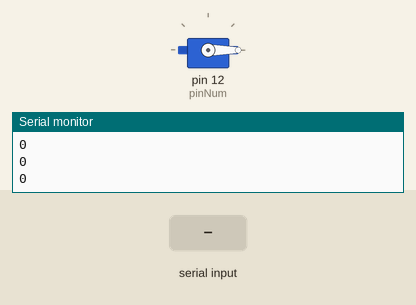
The sketch below on a simulated Arduino Uno, built with avr-gcc and run on an emulated ATmega328P. On the bench: servo, the last lines printed to the serial monitor. The test bench sets the inputs (shaded band).

Above: at 1.2 s.
1.3 s: "90,45\n" received over Serial
At 1.78 s:
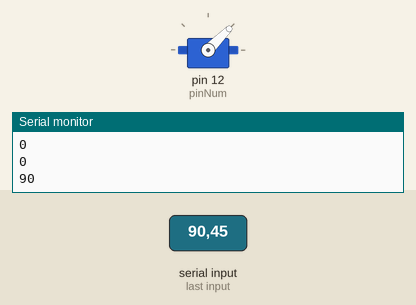
At 2.7 s:
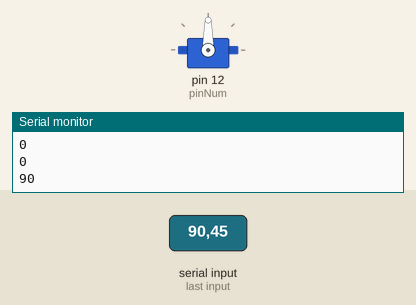
4.3 s: "90\n" received over Serial
At 6.95 s:
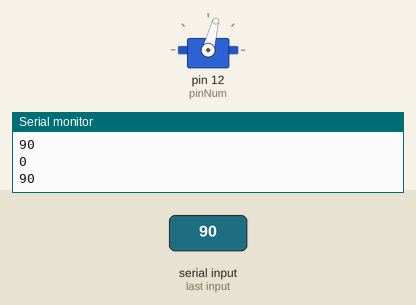
Timing chart, 0 to 13.3 s (numbered marks = the images above; inputs shaded):
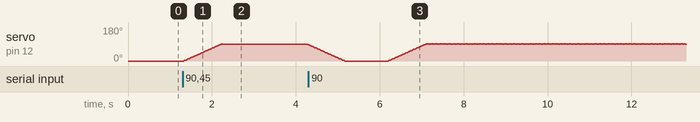

Measured:
- after the input at 1.3 s, servo on pin 12 (pinNum): rises from 0° to 91° in 0.91 s, then falls to 87° in 2.0 s

The sketch:

sketchServoControl.ino
```cpp
/*
 * This sketch sets up the servo and Serial Connections and updates
 * the servo based on the input of the Serial Connection
 */
#include <Servo.h> //include teh Servo header for easier servo control

Servo myservo;//creates the servo object

int pos = 0;//used for changing the angle of the motor
int currentPos = 0; //used to keep track of where the motor is currently
int usrInt = 0;//used to keep track of the number the user inputted
const int servoLimit = 180;
const int pinNum = 12;
const int baudrateNum = 9600;
const int msDelay = 10;

void setup() { //this runs only once when it starts
  Serial.begin(baudrateNum);//start the serial connection at baudrateNum baudrate
  myservo.attach(pinNum);//attach the servo to the pin pinNum
  myservo.write(0); //Resets the servo to 0 degrees

}

void loop() { //loops forever (with power after setup)
  // put your main code here, to run repeatedly:
  if (Serial.available() > 0)//if there is a new command in the Serial
  {
    usrInt = Serial.parseInt();//take the information given as an int and set userInt equal to it
    Serial.parseInt(); //take it again to clear the Serial but do nothing with it
    delay(10); //wait 10 ms
  }


  if(usrInt >servoLimit)//if over servoLimit mod the input by servoLimit to make it in range
  {
    usrInt = usrInt%servoLimit;
  }
  else if(usrInt < 0)//else if under servoLimit mod the absolute value of the input by servoLimit to get it in range
  {
    usrInt = abs(usrInt)%servoLimit;
  }
  Serial.println(usrInt); //print the number the user inputted back to the user

  if(usrInt > currentPos)//if the input is bigger than the current angle
  {
    for(pos = currentPos; pos <= usrInt; pos += 1) {//starting at the currentPos number, as long as the pos (counter) is less than the input,
      myservo.write(pos);                           //write the servo to 1 more degrees than before until it reaches the input
      delay(msDelay);//wait msDelay ms
      currentPos += 1; //increment the currentPos counter
    }
  }

  if(usrInt < currentPos)//if the input is smaller than the current angle
  {
    for(pos = currentPos; pos >= usrInt; pos -= 1) {//starting at the currentPos number, as long as the pos (counter) is more than the input,
      myservo.write(pos);                           //write the servo to 1 less degrees than before until it reaches the input
      delay(msDelay);//wait msDelay ms
      currentPos -= 1;//decrement the currentPos counter
    }
  }

}
```
